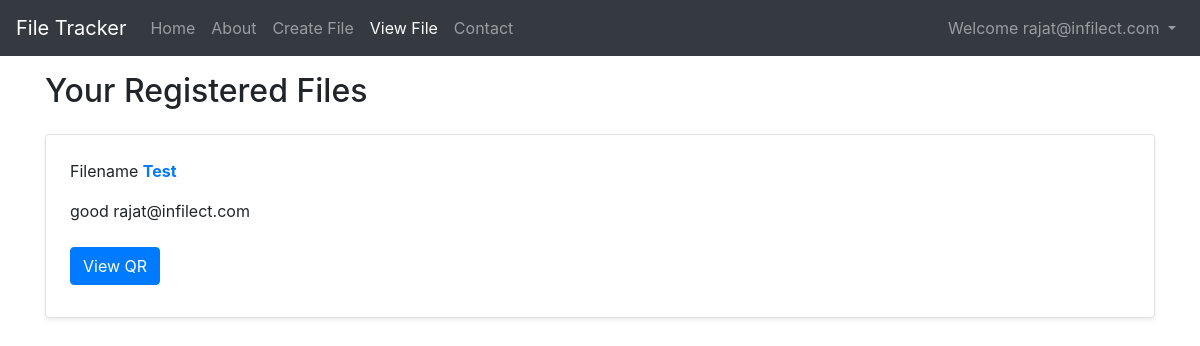
/files/ (signed in), run on an earlier commit of the app's database.
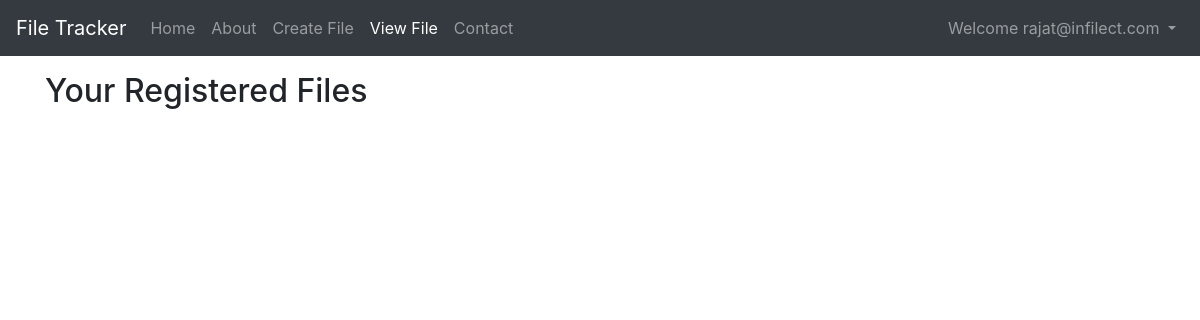
And on a later commit of the database.
### files/models.py (models this page shows, shortened)
class FileModel(models.Model):
    fileid = models.UUIDField(primary_key=True, default=uuid.uuid4, editable=False)
    filename = models.CharField(max_length=100)
    owner = models.CharField(max_length=100)
    description = models.TextField(max_length=200)
    tags = models.CharField(max_length=100)
    is_active = models.BooleanField(default=True)
    qrimage = models.ImageField()
    created_on = models.DateTimeField(auto_now_add=True)
    modified_on = models.DateTimeField(auto_now=True)

### files/views.py (the view)
# urls.py: path("files/", views.GetAllFiles, name="allfiles"),
def GetAllFiles(request):
    if request.method=="GET":
        print(request.user)
        owner = User.objects.get(email=str(request.user))
        print(owner)
        all_files = FileModel.objects.filter(owner=owner).values()
        print(all_files)
        context={'all_files':all_files}
        return render(request,"file/allFiles.html",context)

### files/models.py (called while the page is built)
    def __str__(self):
        return self.email

### templates/file/allFiles.html (shortened to what this page needs)
{% extends 'base.html' %} {% block title %} BlogHome {% endblock title %}
{% block blogactive %} active {% endblock blogactive %}
{% block body %}
<div class="container my-3">
  <h2>Your Registered Files </h2>
  {% for file in all_files  %}
  <div
    class="row no-gutters border rounded overflow-hidden flex-md-row mb-4 my-4 shadow-sm h-md-250 position-relative"
  >
    <div class="col p-4 d-flex flex-column position-static">
     <p> Filename <strong class="d-inline-block  text-primary"><a href="/files/{{file.filename}}"> {{file.filename}} </strong></a></p>
        <p>{{file.description}}
        {{file.owner}}</p>
      <div class="my-2">
        <a href="/files/{{file.filename}}" role="button" class="btn btn-primary">View QR</a>
      </div>
    </div>
  </div>
  {% endfor %}
</div>
{% endblock body %}

What changed in the data, as far as the page shows it:
removed FileModel: filename "Test", description "good", owner "rajat@infilect.com"
